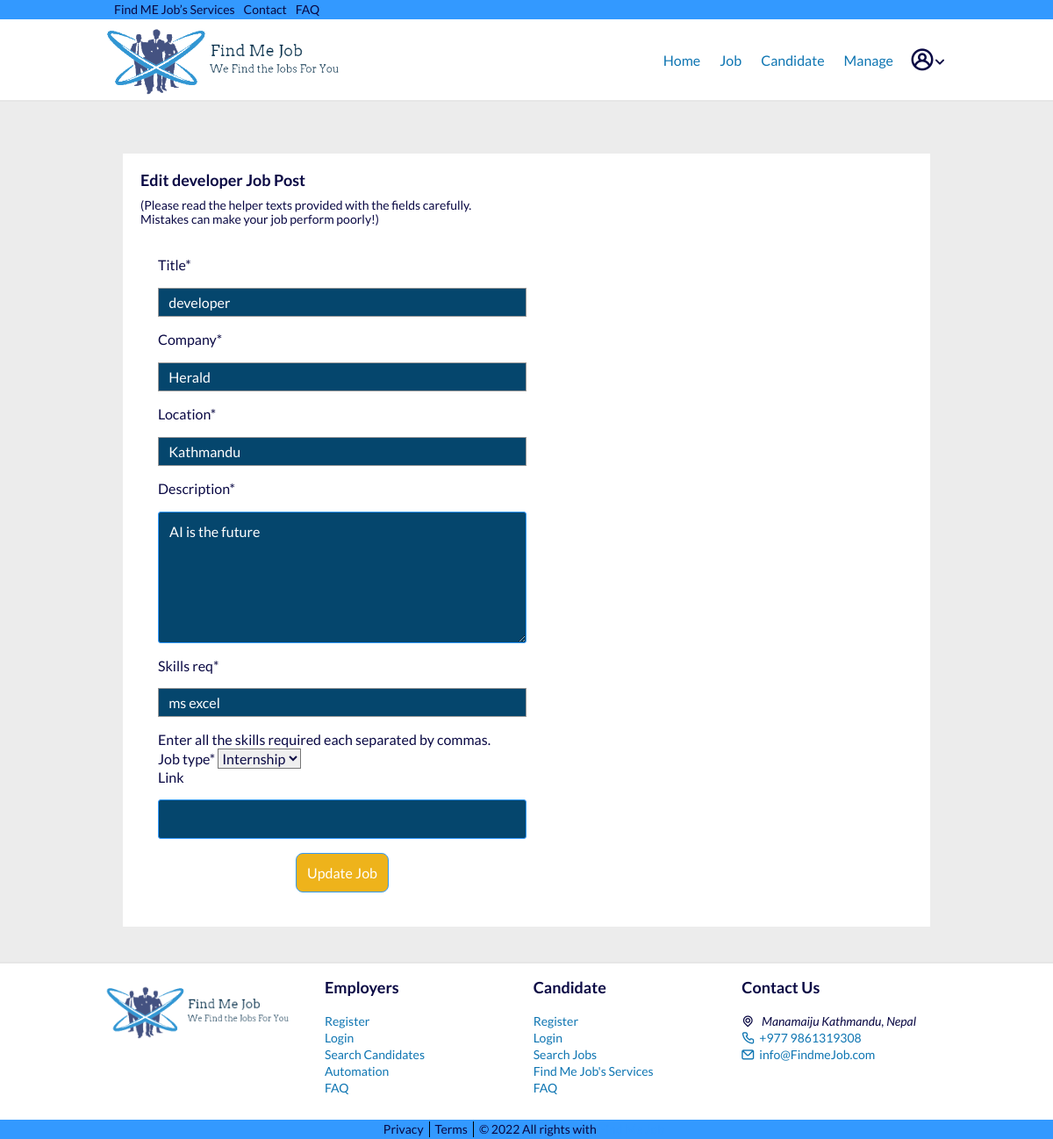
/hiring/job/community-leader/edit/ (signed in), run on the app's committed database.
### recruiters/models.py (models this page shows, shortened)
class Job(models.Model):
    recruiter = models.ForeignKey(
        User, related_name='jobs', on_delete=models.CASCADE)
    title = models.CharField(max_length=255)
    company = models.CharField(max_length=200)
    location = models.CharField(max_length=255)
    description = models.TextField()
    skills_req = models.CharField(max_length=200)
    job_type = models.CharField(
        max_length=30, choices=CHOICES, default='Full Time', null=True)
    link = models.URLField(null=True, blank=True)
    slug = AutoSlugField(populate_from='title', unique=True, null=True)
    date_posted = models.DateTimeField(default=timezone.now)

### recruiters/views.py (the view)
# urls.py: path('job/<slug>/edit/', views.edit_job, name='edit-job-post'),
@login_required
def edit_job(request, slug):
    user = request.user
    job = get_object_or_404(Job, slug=slug)
    if request.method == "POST":
        form = NewJobForm(request.POST, instance=job)
        if form.is_valid():
            data = form.save(commit=False)
            data.save()
            return redirect('add-job-detail', slug)
    else:
        form = NewJobForm(instance=job)
    context = {
        'form': form,
        'rec_navbar': 1,
        'job': job,
    }
    return render(request, 'recruiters/edit_job.html', context)

### recruiters/forms.py
class NewJobForm(forms.ModelForm):
    class Meta:
        model = Job
        fields = ['title', 'company', 'location',
                  'description', 'skills_req', 'job_type', 'link']
        help_texts = {
            'skills_req': 'Enter all the skills required each separated by commas.',
        }
        widgets = {'title': forms.TextInput(
            attrs={'class': 'input__job'}),
            'company':  forms.TextInput(attrs={'class': 'input__job'}),
            'location': forms.TextInput(attrs={'class': 'input__job'}),
            'description': forms.Textarea(attrs={'class': 'input__job input-desc'}),
            'skills_req': forms.TextInput(attrs={'class': 'input__job'}),
            'link': forms.URLInput(attrs={'class': 'input__job'}),
        }

### recruiters/templates/recruiters/edit_job.html (shortened to what this page needs)
{% extends "users/layout.html" %} {% load static %} {% load crispy_forms_tags %}
{% block content %} <br />
<div class="container">
  {% if request.user == job.recruiter %}
  <section class="section__edit">
  <div class="row">
    <div class="col">
      <div class="card">
        <div class="card-body">
          <h3>
            <b>Edit {{job.title}} Job Post</b>
          </h3>
          <span style="font-size: 14px"
            ><p>
              (Please read the helper texts provided with the fields carefully.
              <br />Mistakes can make your job perform poorly!)
            </p></span
          >
          <form class="form-signin" method="POST" enctype="multipart/form-data">
            <fieldset class="form-group">
              <br />
              {{ form|crispy }}
            </fieldset>
            <div class="form-group btn__holder" style="text-align: center;">
              <button class="btn btn-block" type="submit">
                Update Job</button
              ><br /><br />
            </div>
          </form>
        </div>
      </div>
    </div>
  </div>
  {% endif %}
</div>
{% endblock content %}

### static/markup/css/main.css (style rules this page uses)
html { font-family: sans-serif; -ms-text-size-adjust: 100%; -webkit-text-size-adjust: 100%; }
body { margin: 0; }
article, aside, details, figcaption, figure, footer, header, hgroup, main, menu, nav, section, summary { display: block; }
b, strong { font-weight: bold; }
button, input, optgroup, select, textarea { color: inherit; font: inherit; margin: 0; }
button { overflow: visible; }
button, select { text-transform: none; }
button, html input[type="button"], input[type="reset"], input[type="submit"] { -webkit-appearance: button; cursor: pointer; }
input { line-height: normal; }
fieldset { border: 1px solid #c0c0c0; margin: 0 2px; padding: 0.35em 0.625em 0.75em; }
textarea { overflow: auto; }
html { box-sizing: border-box; }
*, *:before, *:after { box-sizing: inherit; }
* { max-height: 1000000px; }
body { color: #0A0944; background: #ECECEC; font: 1rem/1.2 "Lato", "Arial", "Helvetica Neue", "Helvetica", sans-serif; min-width: 320px; -webkit-font-smoothing: antialiased; -moz-osx-font-smoothing: grayscale; }
h1, .h1, h2, .h2, h3, .h3, h4, .h4, h5, .h5, h6, .h6, .h { font-family: inherit; font-weight: bold; margin: 0 0 0.5em; color: inherit; }
h3, .h3 { font-size: 1.125rem; }
p { margin: 0 0 1em; }
form, fieldset { margin: 0; padding: 0; border-style: none; }
input[type='text'], input[type='tel'], input[type='email'], input[type='search'], input[type='password'], textarea { -webkit-appearance: none; -webkit-border-radius: 0; box-sizing: border-box; border: 1px solid #999; padding: 0.4em 0.7em; }
select { -webkit-border-radius: 0; }
textarea { resize: vertical; vertical-align: top; }
button, input[type='button'], input[type='reset'], input[type='file'], input[type='submit'] { -webkit-appearance: none; -webkit-border-radius: 0; cursor: pointer; }
.btn__holder [type="submit"], .btn__holder [type="button"], .btn__holder [type="applyNow"] { -webkit-transition: background 0.3s ease-in-out, color 0.3s ease-in-out, transistion 0.3s ease-in-out, 0.3s 0.3s ease-in-out, ease-in-out 0.3s ease-in-out; transition: background 0.3s ease-in-out, color 0.3s ease-in-out, transistion 0.3s ease-in-out, 0.3s 0.3s ease-in-out, ease-in-out 0.3s ease-in-out; padding: 0.75rem; border-radius: 8px; outline: 1px solid transparent; border: 1px solid #39f; background: #EEB31B; color: #fff; -webkit-transition: 0.3s ease-in-out; transition: 0.3s ease-in-out; }
.container { max-width: 62.5rem; margin: 0 auto; padding: 0 1.25rem; }

### recruiters/templates/recruiters/edit_job.html (style rules this page uses)
.input__job { -webkit-transition: background 0.3s ease-in-out, color 0.3s ease-in-out, 0.3s 0.3s ease-in-out, ease-in-out 0.3s ease-in-out, -webkit-transition 0.3s ease-in-out; transition: background 0.3s ease-in-out, color 0.3s ease-in-out, 0.3s 0.3s ease-in-out, ease-in-out 0.3s ease-in-out, -webkit-transition 0.3s ease-in-out; transition: background 0.3s ease-in-out, color 0.3s ease-in-out, transition 0.3s ease-in-out, 0.3s 0.3s ease-in-out, ease-in-out 0.3s ease-in-out; transition: background 0.3s ease-in-out, color 0.3s ease-in-out, transition 0.3s ease-in-out, 0.3s 0.3s ease-in-out, ease-in-out 0.3s ease-in-out, -webkit-transition 0.3s ease-in-out; padding: 0.75rem; margin: 1rem 0; color: #fff; background: #05466d; -webkit-transition: 0.3s ease-in-out; transition: 0.3s ease-in-out; border: 1px solid #39f; border-radius: 3px; outline: 1px solid transparent; width: 100%; }
.input-desc { width: 100%; height: 150px; }
.col { width: 100%; }
@media (min-width: 768px) { .col { width: 50%; } }
.section__edit { background: #fff; padding: 20px; margin-bottom: 40px; }
.form-signin { padding-left: 20px; }

### data on the page
Job: title "developer", company "Herald", location "Kathmandu", description "AI is the future", skills_req "ms excel", job_type "Internship"
